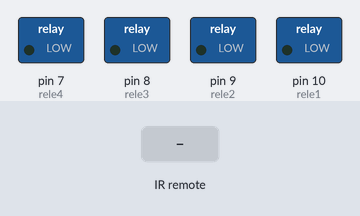
Simulated run of this sketch. Board: Arduino Uno, built with avr-gcc and run on an emulated ATmega328P. Shown: switched loads named in the sketch (green lamp = pin HIGH). Inputs (shaded band) come from the test bench.

Above: at 1.2 s.
1.3 s: infrared code 0xFFE21D received
At 2.0 s:
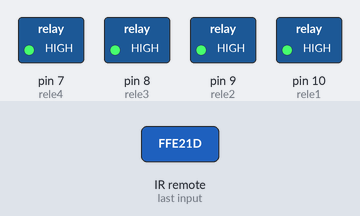
3.1 s: infrared code 0xFFE01F received
At 4.3 s:
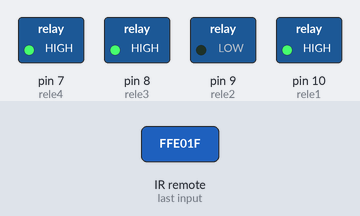
4.6 s: infrared code 0xFF6897 received
At 5.4 s:
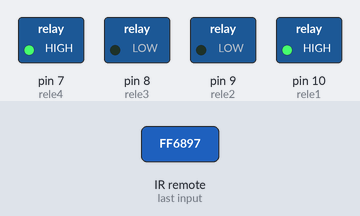
6.1 s: infrared code 0xFFE21D received
At 6.8 s:
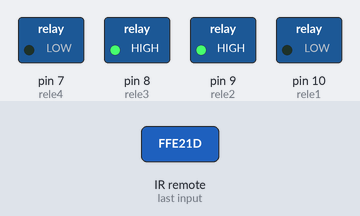
7.9 s: infrared code 0xFFE01F received
At 9.1 s:
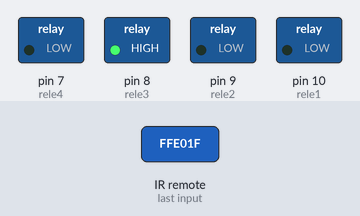
9.4 s: infrared code 0xFF30CF received
At 10.3 s:
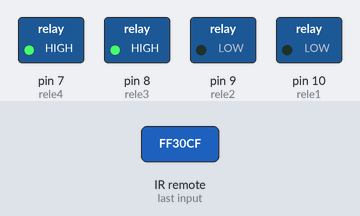
Timing chart, 0 to 11.9 s (numbered marks = the images above; inputs shaded):
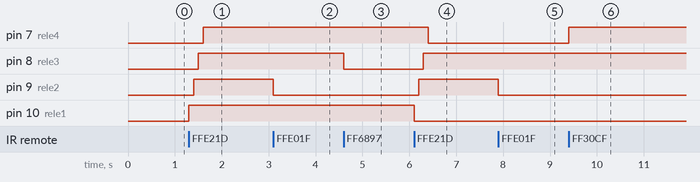

Measured:
- after the input at 1.3 s, pin 7 (rele4): LOW → HIGH after 0.30 s; pin 8 (rele3): LOW → HIGH after 0.20 s; pin 9 (rele2): LOW → HIGH after 0.10 s; pin 10 (rele1): LOW → HIGH at once
- after the input at 3.1 s, pin 9 (rele2): HIGH → LOW at once
- after the input at 4.6 s, pin 8 (rele3): HIGH → LOW at once
- after the input at 6.1 s, pin 7 (rele4): HIGH → LOW after 0.30 s; pin 8 (rele3): LOW → HIGH after 0.20 s; pin 9 (rele2): LOW → HIGH after 0.10 s; pin 10 (rele1): HIGH → LOW at once
- after the input at 7.9 s, pin 9 (rele2): HIGH → LOW at once
- after the input at 9.4 s, pin 7 (rele4): LOW → HIGH at once

The sketch:

releorinov22.ino
```cpp
/*
 Some Sample code of how to use your IR remote

 * Lets get started:

 The IR sensor's pins are attached to Arduino as so:
 Pin 1 to Vout (pin 11 on Arduino)
 Pin 2 to GND
 Pin 3 to Vcc (+5v from Arduino)

*/

#include <IRremote.h>

double power = 16769565;
double Aota = 75532;
double Bota = 16769055;
double Cota = 16738455;
double Dota = 16724175;

int IRpin = 11;  // pin for the IR sensor
int rele1 = 10;
int rele2 = 9; // LED pin
int rele3 = 8;
int rele4 = 7; // LED pin

IRrecv irrecv(IRpin);
decode_results results;

boolean releon1 = true; // initializing LEDon as true
boolean releon2 = true;
boolean releon3 = true;
boolean releon4 = true;

void setup()
{
  Serial.begin(9600);
  irrecv.enableIRIn(); // Start the receiver
  pinMode(rele1, OUTPUT);
  pinMode(rele2, OUTPUT);
  pinMode(rele3, OUTPUT);
  pinMode(rele4, OUTPUT);
}

void loop()


{
  results.value=0;
  if (irrecv.decode(&results))
    {

      irrecv.resume();   // Receive the next value
    }
    //rele1
   if (results.value == Aota || results.value == power) // this is where you put in your IR remote button #

     {
       if (releon1 == true)   // is LEDon equal to true?
         {
           releon1 = false;
           digitalWrite(rele1, HIGH);
           delay(100);      // keeps the transistion smooth

         }

        else
          {
            releon1 = true;
            digitalWrite(rele1, LOW);
            delay(100);

          }

      }

      //rele2
      if (results.value == Bota || results.value == power)  // this is where you put in your IR remote button #

     {
       if (releon2 == true)   // is LEDon equal to true?
         {
           releon2 = false;
           digitalWrite(rele2, HIGH);
           delay(100);      // keeps the transistion smooth

         }

        else
          {
            releon2 = true;
            digitalWrite(rele2, LOW);
            delay(100);
                   }

      }
      //rele3
      if (results.value == Cota || results.value == power)  // this is where you put in your IR remote button #

     {
       if (releon3 == true)   // is LEDon equal to true?
         {
           releon3 = false;
           digitalWrite(rele3, HIGH);
           delay(100);      // keeps the transistion smooth

         }

        else
          {
            releon3 = true;
            digitalWrite(rele3, LOW);
            delay(100);
                   }

      }
      //rele4
      if (results.value == Dota || results.value == power)  // this is where you put in your IR remote button #

     {
       if (releon4 == true)   // is LEDon equal to true?
         {
           releon4 = false;
           digitalWrite(rele4, HIGH);
           delay(100);      // keeps the transistion smooth

         }

        else
          {
            releon4 = true;
            digitalWrite(rele4, LOW);
            delay(100);


     }

    }

}
```
